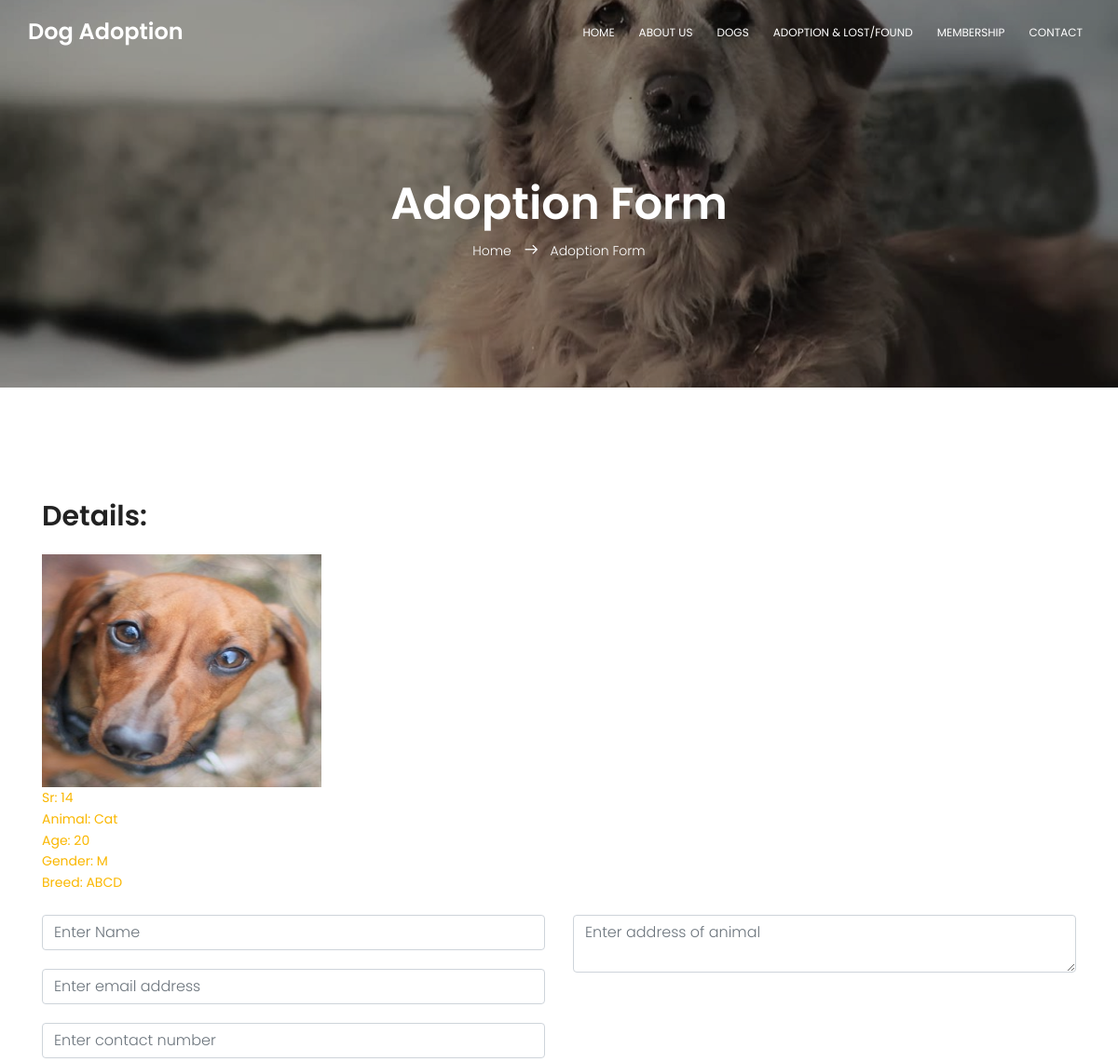
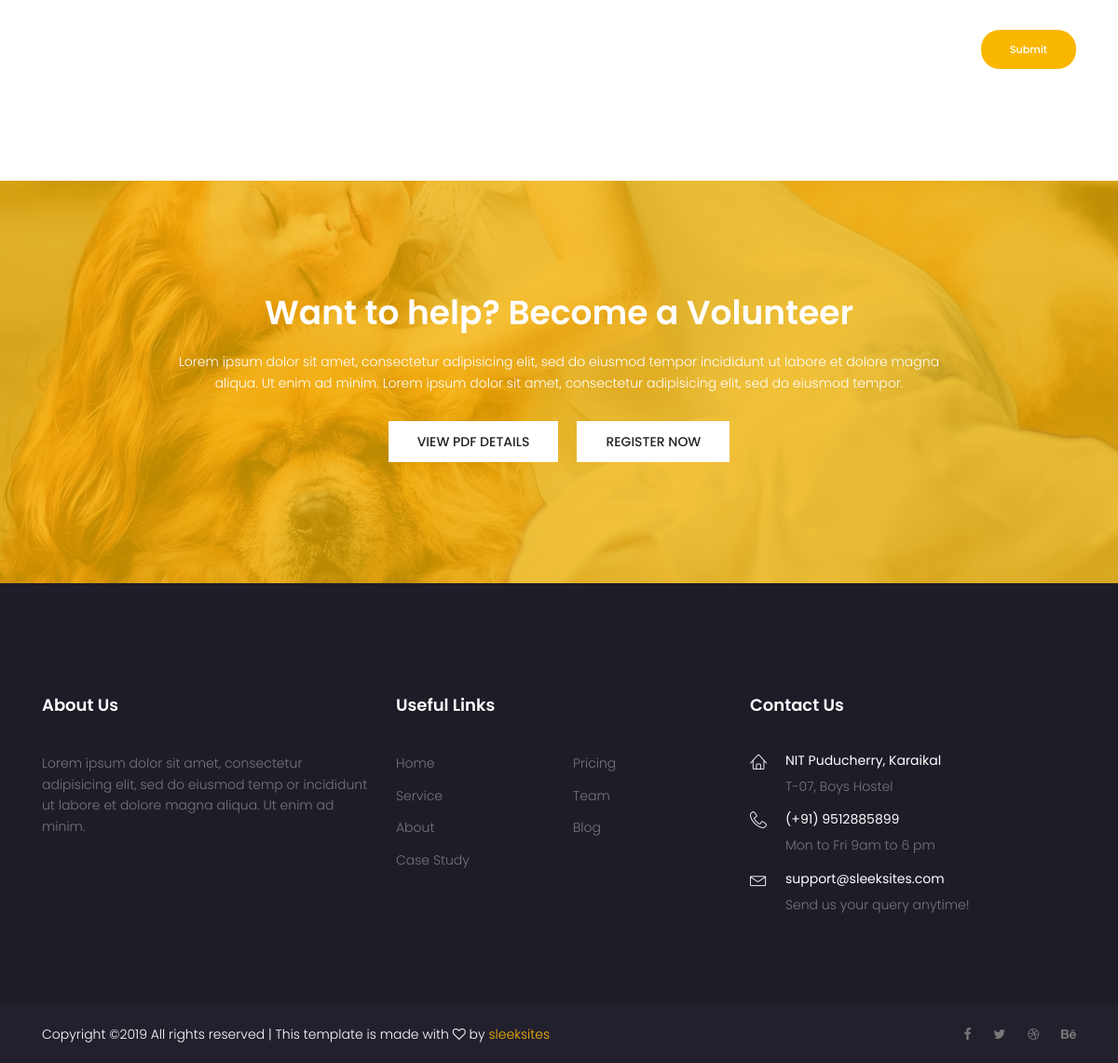
/adoption_form.php?sr=14, run on the app's committed database (2 pictures, top to bottom).
### tables this page shows
CREATE TABLE `adoption` (
  `sr` int(11) NOT NULL,
  `animal` text NOT NULL,
  `age` int(11) NOT NULL,
  `gender` text NOT NULL,
  `breed` text NOT NULL,
  `photo_location` text NOT NULL,
  `adopt_status` int(11) NOT NULL
);

### adoption_form.php (the view, shortened to what this page needs)
<?php
require("./connection.php");
$sql = "select * from adoption where adopt_status=0 and sr=".$_GET['sr'];
$res = mysqli_fetch_all(mysqli_query($con,$sql),MYSQLI_ASSOC);
?>
<!DOCTYPE html>
<html lang="zxx" class="no-js">
<head>
		<link rel="stylesheet" href="css/linearicons.css">
		<link rel="stylesheet" href="css/font-awesome.min.css">
		<link rel="stylesheet" href="css/bootstrap.css">
		<link rel="stylesheet" href="css/magnific-popup.css">
		<link rel="stylesheet" href="css/nice-select.css">
		<link rel="stylesheet" href="css/animate.min.css">
		<link rel="stylesheet" href="css/owl.carousel.css">
		<link rel="stylesheet" href="css/main.css">
	</head>
	<body>
		  <header id="header" id="home">
		    <div class="container main-menu">
		    	<div class="row align-items-center justify-content-between d-flex">
			      <div id="logo">
			        <a href="index.html"><h3 class="title_nav">Dog Adoption</h3></a>
			      </div>
			      <nav id="nav-menu-container">
				        <ul class="nav-menu">
				          <li class="menu-active"><a href="index.html">Home</a></li>
				          <li><a href="about.html">About Us</a></li>
				          <li><a href="dogs.html">Dogs</a></li>
				          <li><a href="adoption.php">Adoption & Lost/Found</a></li>
				          <li><a href="membership.php">Membership</a></li>
				          <li><a href="contact.html">Contact</a></li>
				        </ul>
			      </nav>
		    	</div>
		    </div>
		  </header>
		<section class="banner-area relative" id="home">
			<div class="overlay overlay-bg"></div>
			<div class="container">
				<div class="row d-flex align-items-center justify-content-center">
					<div class="about-content col-lg-12">
						<h1 class="text-white">
							Adoption Form
						</h1>
						<p class="text-white link-nav"><a href="index.html">Home </a>  <span class="lnr lnr-arrow-right"></span>  <a href="dogs.html"> Adoption Form</a></p>
					</div>
				</div>
			</div>
		</section>
		<section class="cat-list-area section-gap">
			<div class="container">
				<div class="row">
					<div class="col-lg-12">
						<h2>Details:</h2><br>
						<img src="<?php echo "adminp/".$res[0]['photo_location']; ?>" alt="" height=250 width=300> <br>
						<?php
							unset($res[0]['adopt_status']);
							foreach ($res[0] as $key => $value)
							{
								if($key=="photo_location")
								{
									continue;
								}
								echo "<b>".ucfirst($key).": ".ucfirst($value)."</b><br>";
							}
						?>
						<br>
					</div>
				</div>
				<div class="row">
						<div class="col-lg-12">
							<form class="form-area" id="contactForm" class="contact-form text-right" action="./adopter_details.php" method="post">
								<div class="row">
									<div class="col-lg-6 form-group">
										<input name="name" placeholder="Enter Name" onfocus="this.placeholder = ''" onblur="this.placeholder = 'Enter Name'" class="common-input mb-20 form-control" required="" type="text">
										<input name="email" placeholder="Enter email address" pattern="[A-Za-z0-9._%+-]+@[A-Za-z0-9.-]+\.[A-Za-z]{1,63}$" onfocus="this.placeholder = ''" onblur="this.placeholder = 'Enter email address'" class="common-input mb-20 form-control" required="" type="email">
										<input name="contact" placeholder="Enter contact number" pattern="^\(?([0-9]{3})\)?[-. ]?([0-9]{3})[-. ]?([0-9]{4})$" onfocus="this.placeholder = ''" onblur="this.placeholder = 'Enter contact number'" class="common-input mb-20 form-control" required="" type="contact">
									</div>
									<div class="col-lg-6 form-group">
										<textarea class="common-textarea form-control" name="address" placeholder="Enter address of animal" onfocus="this.placeholder = ''" onblur="this.placeholder = 'Enter address of animal'" required=""></textarea>
									</div>
									<div class="col-lg-12 d-flex justify-content-between">
										<button class="genric-btn primary circle" style="float: right;">Submit</button>
									</div>
								</div>
							</form>
						</div>
				</div>
			</div>
		</section>
		<section class="calltoaction-area section-gap relative">
			<div class="container">
				<div class="overlay overlay-bg"></div>
				<div class="row align-items-center justify-content-center">
					<h1 class="text-white">Want to help? Become a Volunteer</h1>
					<p class="text-white">
						Lorem ipsum dolor sit amet, consectetur adipisicing elit, sed do eiusmod tempor incididunt ut labore et dolore magna aliqua.
						Ut enim ad minim. Lorem ipsum dolor sit amet, consectetur adipisicing elit, sed do eiusmod tempor.
					</p>
					<div class="buttons d-flex flex-row">
						<a href="#" class="primary-btn text-uppercase">View pdf details</a>
						<a href="#" class="primary-btn text-uppercase">Register now</a>
					</div>
				</div>
			</div>
		</section>
		<footer class="footer-area">
			<div class="container">
				<div class="row pt-120 pb-80">
					<div class="col-lg-4 col-md-6">
						<div class="single-footer-widget">
							<h6>About Us</h6>
							<p>
								Lorem ipsum dolor sit amet, consectetur adipisicing elit, sed do eiusmod temp
							or incididunt ut labore et dolore magna aliqua. Ut enim ad minim.
							</p>
						</div>
					</div>
					<div class="col-lg-4 col-md-6">
						<div class="single-footer-widget">
							<h6>Useful Links</h6>
							<div class="row">
								<ul class="col footer-nav">
									<li><a href="#">Home</a></li>
									<li><a href="#">Service</a></li>
									<li><a href="#">About</a></li>
									<li><a href="#">Case Study</a></li>
								</ul>
								<ul class="col footer-nav">
									<li><a href="#">Pricing</a></li>
									<li><a href="#">Team</a></li>
									<li><a href="#">Blog</a></li>
								</ul>
							</div>
						</div>
					</div>
					<div class="col-lg-4  col-md-6">
						<div class="single-footer-widget mail-chimp">
							<h6 class="mb-20">Contact Us</h6>
							<ul class="list-contact">
								<li class="flex-row d-flex">
									<div class="icon">
										<span class="lnr lnr-home"></span>
									</div>
									<div class="detail">
										<h4>NIT Puducherry, Karaikal</h4>
										<p>
											T-07, Boys Hostel
										</p>
									</div>
								</li>
								<li class="flex-row d-flex">
									<div class="icon">
										<span class="lnr lnr-phone-handset"></span>
									</div>
									<div class="detail">
										<h4>(+91) 9512885899</h4>
										<p>
											Mon to Fri 9am to 6 pm
										</p>
									</div>
								</li>
								<li class="flex-row d-flex">
									<div class="icon">
										<span class="lnr lnr-envelope"></span>
									</div>
									<div class="detail">
										<h4>support@sleeksites.com</h4>
										<p>
											Send us your query anytime!
										</p>
									</div>
								</li>
							</ul>
						</div>
					</div>
				</div>
			</div>
			<div class="copyright-text">
				<div class="container">
					<div class="row footer-bottom d-flex justify-content-between">
						<p class="col-lg-8 col-sm-6 footer-text m-0 text-white">
Copyright &copy;<script>document.write(new Date().getFullYear());</script> All rights reserved | This template is made with <i class="fa fa-heart-o" aria-hidden="true"></i> by <a href="https://sleeksites.com" target="_blank">sleeksites</a>
</p>
						<div class="col-lg-4 col-sm-6 footer-social">
							<a href="#"><i class="fa fa-facebook"></i></a>
							<a href="#"><i class="fa fa-twitter"></i></a>
							<a href="#"><i class="fa fa-dribbble"></i></a>
							<a href="#"><i class="fa fa-behance"></i></a>
						</div>
					</div>
				</div>
			</div>
		</footer>
	</body>
</html>

### adoption_form.php (style rules this page uses)
.title_nav { color:white; }

### data on the page
adoption: photo_location (picture), sr "14", animal "Cat", age "20", gender "M", breed "ABCD"

### other printed values
$key "Sr"
$key "Animal"
$key "Age"
$key "Gender"
$key "Breed"
